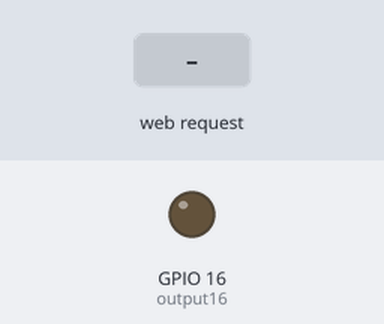
Recording of a sketch running on a simulated ESP8266 (NodeMCU). Parts: output pins drawn as LEDs (lit = HIGH). The test bench sets the inputs (shaded band). WiFi joins after 1.5 s; servers stay silent unless stated; what the sketch prints to the serial monitor is not drawn.

Above: at 2.7 s.
2.8 s: HTTP request GET /16/on received
At 3.7 s:
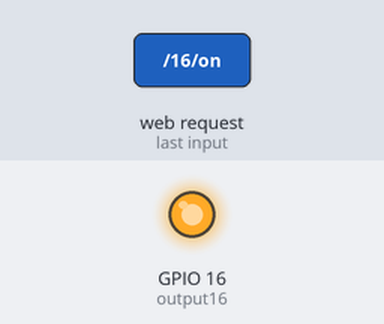
4.3 s: HTTP request GET /16/off received
At 4.8 s:
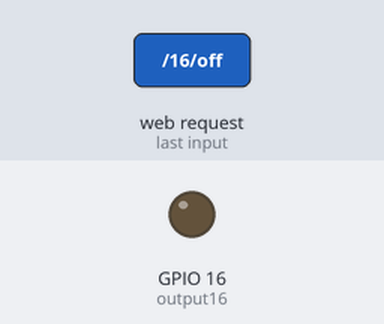
Timing chart, 0 to 7.3 s (numbered marks = the images above; inputs shaded):
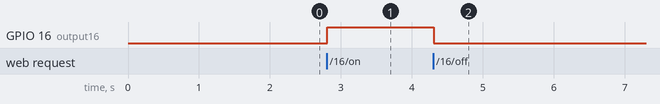

The sketch:

practica_2.ino
```cpp
/*********
  Rui Santos
  Complete project details at https://randomnerdtutorials.com
*********/

// Load Wi-Fi library
#include <ESP8266WiFi.h>

// Replace with your network credentials
const char* ssid     = "See goo.gl/rk2yhL to connect";
const char* password = "A266868204ruse";

// Set web server port number to 80
WiFiServer server(80);

// Variable to store the HTTP request
String header;

// Auxiliar variables to store the current output state
String output16State = "off";

// Assign output variables to GPIO pins
const int output16 = 16;

// Current time
unsigned long currentTime = millis();
// Previous time
unsigned long previousTime = 0;
// Define timeout time in milliseconds (example: 2000ms = 2s)
const long timeoutTime = 2000;

void setup() {
  Serial.begin(115200);
  // Initialize the output variables as outputs
  pinMode(output16, OUTPUT);

  // Set outputs to LOW
  digitalWrite(output16, LOW);

  // Connect to Wi-Fi network with SSID and password
  Serial.print("Connecting to ");
  Serial.println(ssid);
  WiFi.begin(ssid, password);
  while (WiFi.status() != WL_CONNECTED) {
    delay(500);
    Serial.print(".");
  }
  // Print local IP address and start web server
  Serial.println("");
  Serial.println("WiFi connected.");
  Serial.println("IP address: ");
  Serial.println(WiFi.localIP());
  server.begin();
}

void loop(){
  WiFiClient client = server.available();   // Listen for incoming clients

  if (client) {                             // If a new client connects,
    Serial.println("New Client.");          // print a message out in the serial port
    String currentLine = "";                // make a String to hold incoming data from the client
    currentTime = millis();
    previousTime = currentTime;

    while (client.connected() && currentTime - previousTime <= timeoutTime) { // loop while the client's connected
      currentTime = millis();

      if (client.available()) {             // if there's bytes to read from the client,
        char c = client.read();             // read a byte, then
        Serial.write(c);                    // print it out the serial monitor
        header += c;

        if (c == '\n') {                    // if the byte is a newline character
          // if the current line is blank, you got two newline characters in a row.
          // that's the end of the client HTTP request, so send a response:
          if (currentLine.length() == 0) {
            // HTTP headers always start with a response code (e.g. HTTP/1.1 200 OK)
            // and a content-type so the client knows what's coming, then a blank line:
            client.println("HTTP/1.1 200 OK");
            client.println("Content-type:text/html");
            client.println("Connection: close");
            client.println();

            // turns the GPIOs on and off
            if (header.indexOf("GET /16/on") >= 0) {
              Serial.println("GPIO 16 on");
              output16State = "on";
              digitalWrite(output16, HIGH);
            } else if (header.indexOf("GET /16/off") >= 0) {
              Serial.println("GPIO 16 off");
              output16State = "off";
              digitalWrite(output16, LOW);
            }

            // Display the HTML web page
            client.println("<!DOCTYPE html><html lang='es'>");
            client.println("<meta charset=\"UTF-8\">");
            client.println("<head><meta name=\"viewport\" content=\"width=device-width, initial-scale=1\">");
            client.println("<link rel=\"icon\" href=\"data:,\">");
            // CSS to style the on/off buttons
            // Feel free to change the background-color and font-size attributes to fit your preferences
            client.println("<style>html { font-family: Arial; display: inline-block; margin: 0px auto; text-align: center;}");
            client.println(".button { background-color: #00c652; border: none; color: white; padding: 16px 40px;");
            client.println("text-decoration: none; font-size: 30px; margin: 2px; cursor: pointer;}");
            client.println(".button2 {background-color: #bdbdbd;}</style></head>");

            // Web Page Heading
            client.println("<body><h1>Práctica 2 - ESP8266 Web Server</h1>");

            // Display current state, and ON/OFF buttons for GPIO 16
            client.println("<p>Pin 16 - " + output16State + "</p>");
            // If the output16State is off, it displays the ON button
            if (output16State=="off") {
              client.println("<p><a href=\"/16/on\"><button class=\"button\">ON</button></a></p>");
            } else {
              client.println("<p><a href=\"/16/off\"><button class=\"button button2\">OFF</button></a></p>");
            }

            client.println("</body></html>");

            // The HTTP response ends with another blank line
            client.println();
            // Break out of the while loop
            break;
          } else { // if you got a newline, then clear currentLine
            currentLine = "";
          }
        } else if (c != '\r') {  // if you got anything else but a carriage return character,
          currentLine += c;      // add it to the end of the currentLine
        }
      }
    }
    // Clear the header variable
    header = "";
    // Close the connection
    client.stop();
    Serial.println("Client disconnected.");
    Serial.println("");
  }
}
```

Measured:
- after the input at 2.8 s, GPIO 16 (output16): LOW → HIGH at once
- after the input at 4.3 s, GPIO 16 (output16): HIGH → LOW at once
